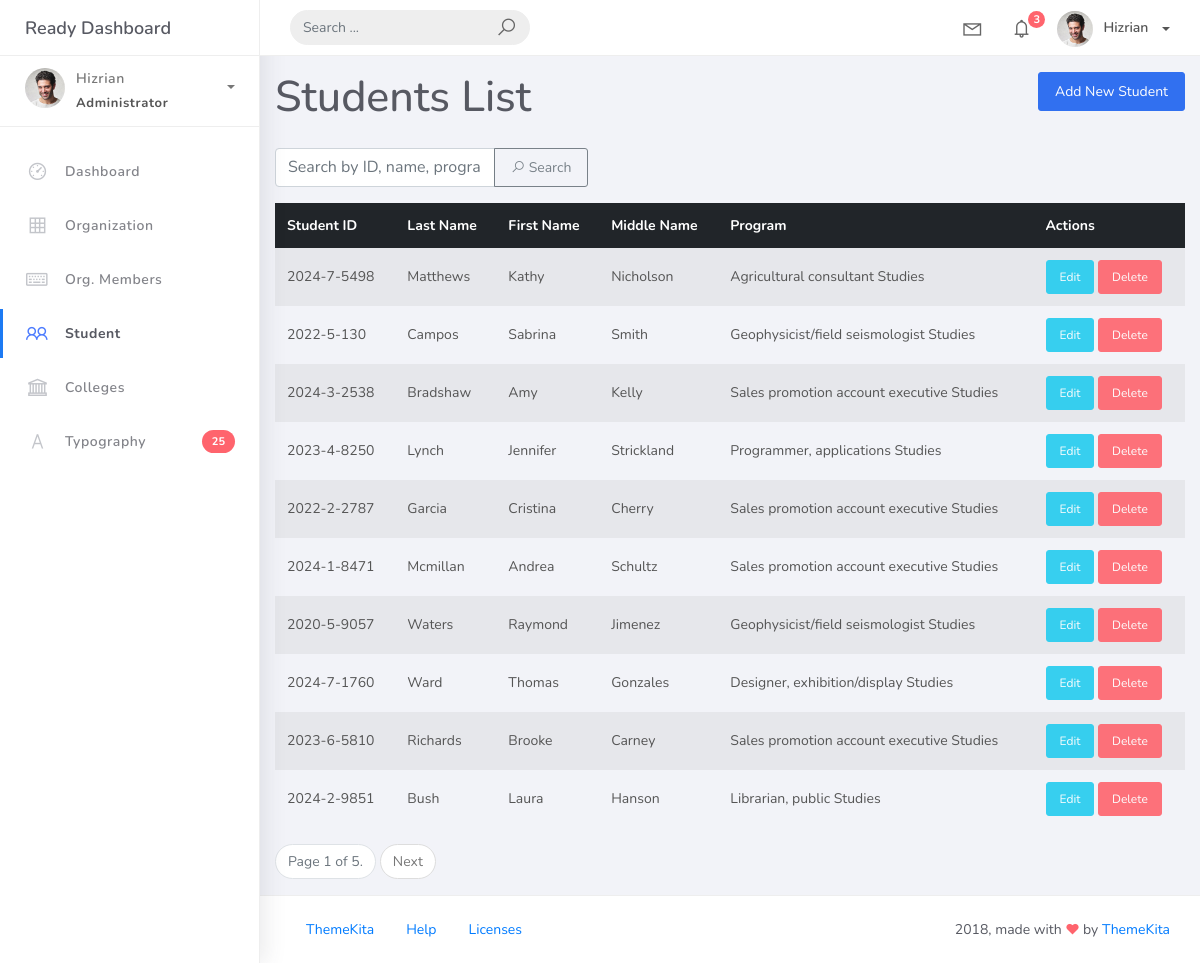
The page /students/ on the database as committed earlier.
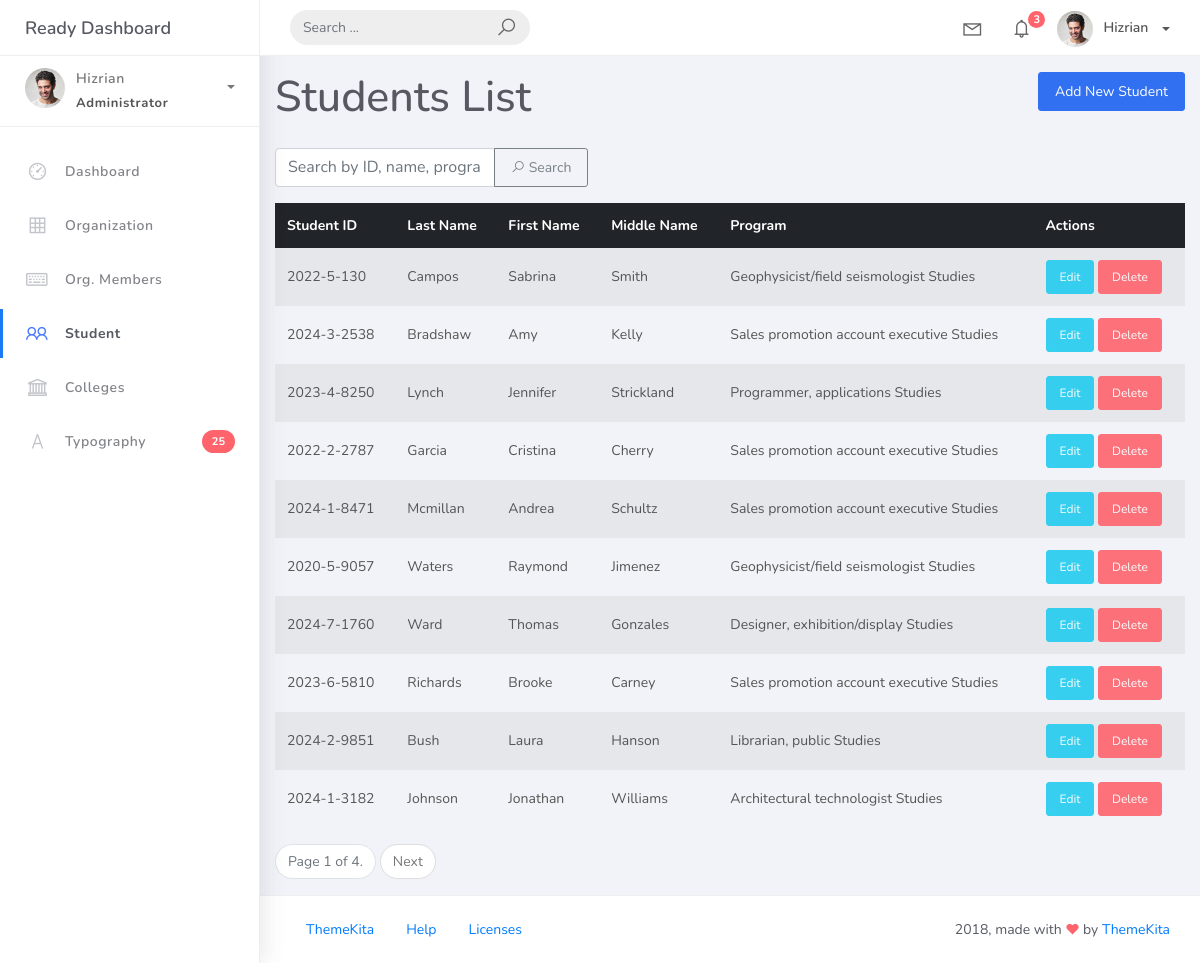
The same page on the database as committed later.
### studentorg/models.py (models this page shows, shortened)
class BaseModel(models.Model):
    created_at = models.DateTimeField(auto_now_add=True, db_index=True)
    updated_at = models.DateTimeField(auto_now=True)
    class Meta:
        abstract = True

class Student(BaseModel):
    student_id = models.CharField(max_length=25)
    lastname = models.CharField(max_length=25)
    firstname = models.CharField(max_length=25)
    middlename = models.CharField(max_length=25, blank=True, null=True)
    program = models.ForeignKey(Program, on_delete=models.CASCADE)

class Program(BaseModel):
    prog_name = models.CharField(max_length=150)
    college = models.ForeignKey(College, on_delete=models.CASCADE)

### studentorg/views.py (the view, shortened to what this page needs)
# urls.py: path('students/', views.StudentList.as_view(), name='student-list'),
class StudentList(ListView):
    model = Student
    context_object_name = 'student_list'
    template_name = 'student_list.html'
    paginate_by = 10
    def get_queryset(self, *args, **kwargs):
        qs = super().get_queryset(*args, **kwargs)
        query = self.request.GET.get('q')
        return qs

### templates/student_list.html (shortened to what this page needs)
{% extends 'base.html' %}
{% block content %}
<div class="container mt-4 pt-5">
    <div class="row mb-3">
        <div class="col-md-6">
            <h2>Students List</h2>
        </div>
        <div class="col-md-6 text-right">
            <a href="{% url 'student-add' %}" class="btn btn-primary">Add New Student</a>
        </div>
    </div>
    <div class="row mb-3">
        <div class="col-md-6">
            <form class="form-inline" action="{% url 'student-list' %}" method="get">
                <div class="input-group">
                    <input type="text" name="q" placeholder="Search by ID, name, program..." class="form-control" value="{{ request.GET.q }}">
                    <div class="input-group-append">
                        <button class="btn btn-outline-secondary" type="submit">
                            <i class="la la-search search-icon"></i> Search
                        </button>
                    </div>
                </div>
            </form>
        </div>
    </div>
    {% if student_list %}
    <table class="table table-striped table-hover">
        <thead class="thead-dark">
            <tr>
                <th>Student ID</th>
                <th>Last Name</th>
                <th>First Name</th>
                <th>Middle Name</th>
                <th>Program</th>
                <th>Actions</th>
            </tr>
        </thead>
        <tbody>
            {% for student in student_list %}
            <tr>
                <td>{{ student.student_id }}</td>
                <td>{{ student.lastname }}</td>
                <td>{{ student.firstname }}</td>
                <td>{{ student.middlename|default_if_none:"" }}</td>
                <td>{{ student.program.prog_name }}</td>
                <td>
                    <a href="{% url 'student-update' pk=student.pk %}" class="btn btn-sm btn-info">Edit</a>
                    <a href="{% url 'student-delete' pk=student.pk %}" class="btn btn-sm btn-danger">Delete</a>
                </td>
            </tr>
            {% endfor %}
        </tbody>
    </table>
    {% if is_paginated %}
    <nav aria-label="Page navigation">
        <ul class="pagination">
            <li class="page-item disabled"><a class="page-link" href="#">Page {{ page_obj.number }} of {{ page_obj.paginator.num_pages }}.</a></li>
            {% if page_obj.has_next %}
            <li class="page-item"><a class="page-link" href="?page={{ page_obj.next_page_number }}{% if request.GET.q %}&q={{ request.GET.q }}{% endif %}">Next</a></li>
            {% endif %}
        </ul>
    </nav>
    {% endif %}
    {% else %}
    <p>No students found.</p>
    {% endif %}
</div>
{% endblock %}

Rows that differ between the two databases and show on the page:
removed Student: student_id "2024-7-5498", lastname "Matthews", firstname "Kathy", middlename "Nicholson", program.prog_name "Agricultural consultant Studies"
now on this page (row unchanged): Student: student_id "2024-1-3182", lastname "Johnson", firstname "Jonathan", middlename "Williams", program.prog_name "Architectural technologist Studies"
Other text that changed with them:
{{ page_obj.paginator.num_pages }}: "5" → "4"
